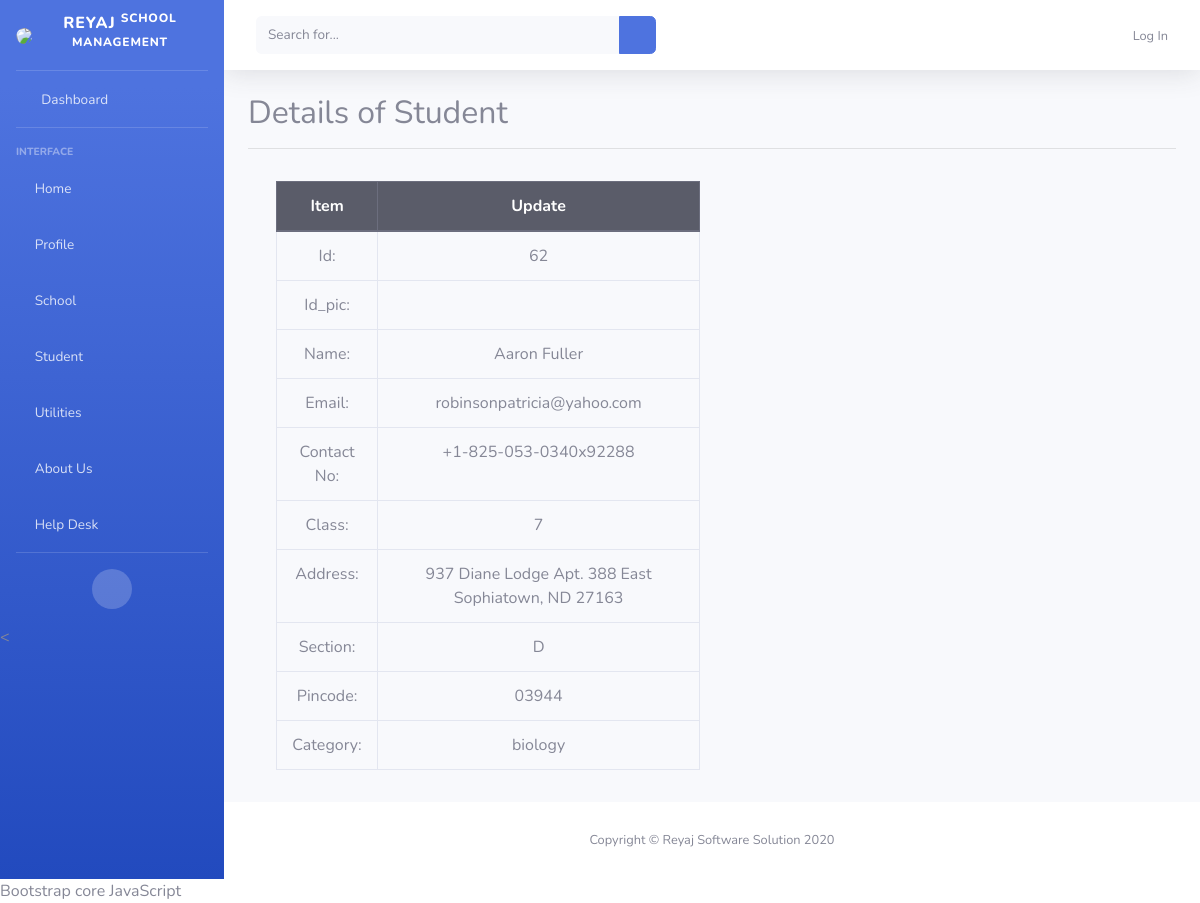
The app's page /studentdetail/62 with its own data.
### schooladmin/models.py (models this page shows, shortened)
class Students(models.Model):
    name                =       models.CharField(max_length=664, null=True)
    email               =       models.EmailField(null=True)
    admission_no        =       models.IntegerField(null=True)
    contact_no          =       models.CharField(max_length=12, unique=True, null=True)
    father_name         =       models.CharField(max_length=664, null=True)
    mother_name         =       models.CharField(max_length=664, null=True)
    parent_email        =       models.EmailField(null=True)
    parent_contact_no   =       models.CharField(max_length=612, null=True)
    blood_group         =       models.CharField(max_length=620, default="B", null=True, choices=(('A', 'A'), ('B', 'B'), ('O', 'O'), ('AB', 'AB')))
    category            =       models.CharField(max_length=620, null=True, default="math",choices=(('science', 'science'), ('math', 'math'), ('biology', 'biology'), ('physics', 'physics'), ('chemistry', 'chemistry')))
    religion            =       models.CharField(max_length=600, null=True, default="hindu", choices=(('hindu', 'hindu'), ('muslim', 'muslim'), ('christian', 'christian'), ('other', 'other')))
    pincode             =       models.CharField(max_length=6, null=True)
    classes             =       models.CharField(max_length=600, null=True, default="1", choices=(('1', '1'), ('2', '2'), ('3', '3'), ('4', '4'), ('5', '5'), ('6', '6'), ('7', '7'), ('8', '8'), ('9', '9'), ('10', '10')))
    section             =       models.CharField(max_length=600, null=True, default="A", choices=(('A', 'A'), ('B', 'B'), ('C', 'C'),('D', 'D')))
    address             =       models.TextField(null=True)
    permanent_address   =       models.TextField(null=True)
    pic                 =       models.FileField(null=True,blank=True)

### schooladmin/views.py (the view)
# urls.py: path('studentdetail/<int:id>', views.students_detail, name='detail1'),
def students_detail(request, id):
    data = Students.objects.get(id=id)
    return render(request, 'student_detail.html', {'data': data})

### schooladmin/templates/student_detail.html
{% extends 'base.html'%}
{% block body%}
<div class="container">
    <h2 class="text-bold m-auto">Details of Student</h2>
<hr>
    <div class="row m-auto p-3">
        <div class="col-6 ">
            {%if data%}
            <table class="table table-bordered">
                <thead class="thead-dark">
                <tr class="text-center">
                    <th scope="col">Item</th>
                    <th scope="col">Update</th>
                    </tr>
                </thead>
                  <tbody>
                <tr class="text-center">
                    <td scope="row">Id:</td>
                    <td scope="row">{{data.id}}</td>
                </tr>
                <tr class="text-center">
                    <td scope="row">Id_pic:</td>
                    <td scope="row">{{data.id_pic}}</td>
                </tr>
                <tr class="text-center">
                    <td scope="row">Name:</td>
                    <td scope="row">{{data.name}}</td>
                </tr>
                <tr class="text-center">
                    <td scope="row">Email:</td>
                    <td scope="row">{{data.email}}</td>
                </tr>
                <tr class="text-center">
                    <td scope="row">Contact No:</td>
                    <td scope="row">{{data.contact_no}}</td>
                </tr>
                <tr class="text-center">
                    <td scope="row">Class:</td>
                    <td scope="row">{{data.classes}}</td>
                </tr>
                <tr class="text-center">
                    <td scope="row">Address:</td>
                    <td scope="row">{{data.address}}</td>
                </tr>
                <tr class="text-center">
                    <td scope="row">Section:</td>
                    <td scope="row">{{data.section}}</td>
                </tr>
                <tr class="text-center">
                    <td scope="row">Pincode:</td>
                    <td scope="row">{{data.pincode}}</td>
                </tr>
                <tr class="text-center">
                    <td scope="row">Category:</td>
                    <td scope="row">{{data.category}}</td>
                </tr>
                 </tbody>
               </table>
             {% else %}
                <h1>No Data Found</h1>
                {% endif %}
        </div>
    </div>
</div>
{% endblock%}

### records on screen
Students: id "62", name "Aaron Fuller", email "robinsonpatricia@yahoo.com", contact_no "+1-825-053-0340x92288", classes "7", address "937 Diane Lodge Apt. 388 East Sophiatown, ND 27163", section "D", pincode "03944", category "biology"
